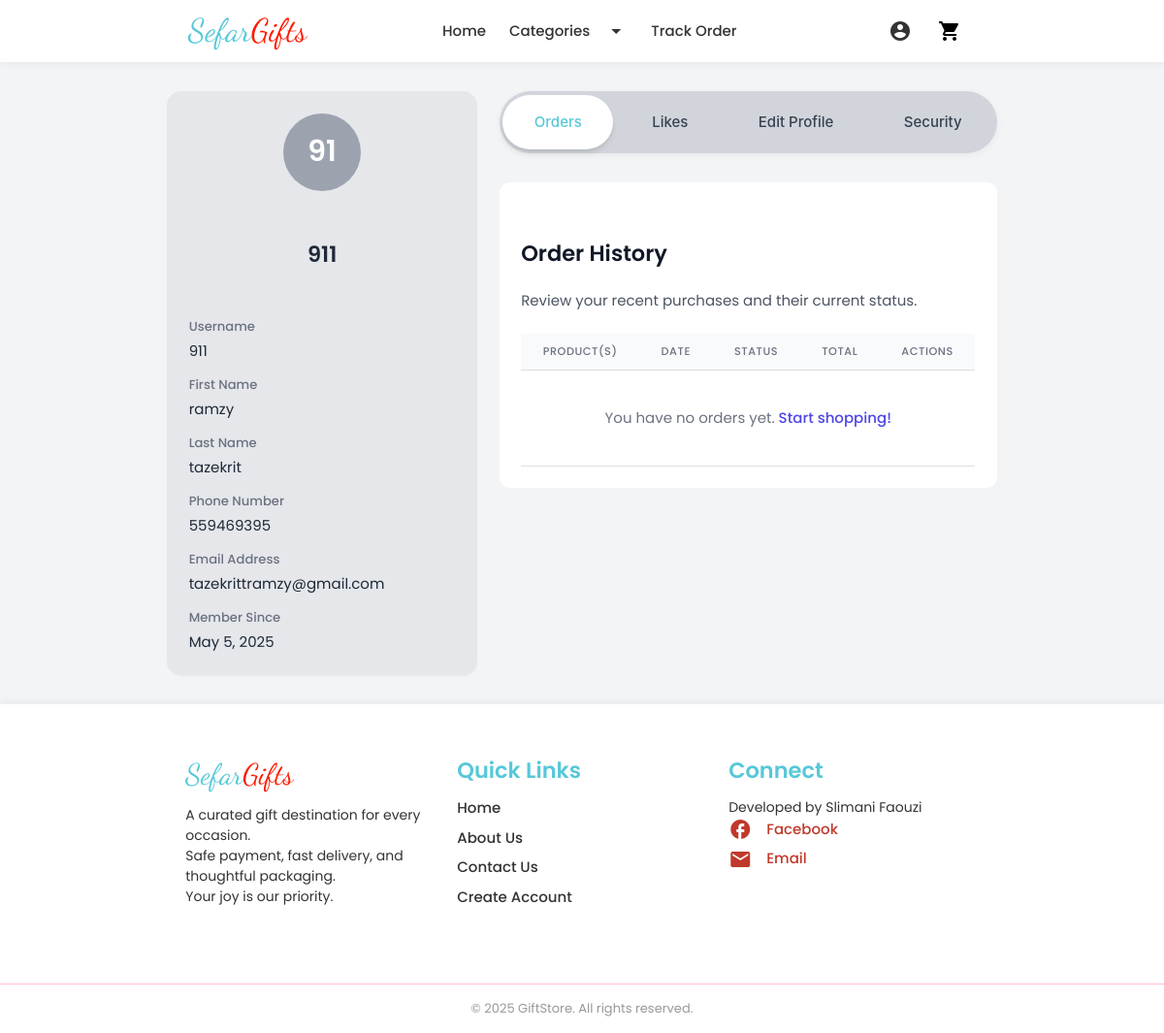
The page /my_account.php (signed in) on the database its author committed.
### tables this page shows
CREATE TABLE IF NOT EXISTS `users` (
  `id` int NOT NULL AUTO_INCREMENT,
  `fname` varchar(10) NOT NULL,
  `lname` varchar(10) NOT NULL,
  `phone` int NOT NULL,
  `email` varchar(30) NOT NULL,
  `username` varchar(10) NOT NULL,
  `password` varchar(255) DEFAULT NULL,
  `role` enum('admin','client') NOT NULL DEFAULT 'client',
  `created_at` timestamp NULL DEFAULT CURRENT_TIMESTAMP,
  PRIMARY KEY (`id`)
);

### my_account.php (the view, shortened to what this page needs)
<?php
$db = new mysqli("localhost", "root", "", "giftstore");
$user_id = $_SESSION['id'];
$order_stmt = $db->prepare("
    SELECT
        o.id,
        o.created_at,
        o.order_status,
        o.total_price,
        GROUP_CONCAT(oi.product_name SEPARATOR ', ') AS product_name
    FROM orders o
    JOIN order_items oi ON o.id = oi.order_id
    WHERE o.user_id = ?
    GROUP BY o.id
    ORDER BY o.created_at DESC
");
if (!$order_stmt) {
    error_log("My Account Orders Prepare failed: " . $db->error);
    $orders = [];
} else {
    $order_stmt->bind_param("i", $user_id);
    $order_stmt->execute();
    $orders = $order_stmt->get_result()->fetch_all(MYSQLI_ASSOC);
}
$stmt = $db->prepare("SELECT username, email, fname, lname, phone, created_at FROM users WHERE id = ?");
if (!$stmt) {
    error_log("My Account User Info Prepare failed: " . $db->error);
    $user = [];
} else {
    $stmt->bind_param("i", $user_id);
    $stmt->execute();
    $result = $stmt->get_result();
    $user = $result->fetch_assoc();
}
?>
<!DOCTYPE html>
<html lang="en">
<head>
    <script src="https://cdn.tailwindcss.com"></script>
</head>
<body class="bg-gray-100">
    <?php include("navbar.php");  ?>
    <div class="max-w-7xl mx-auto px-4 sm:px-6 lg:px-8 py-8">
        <div class="account-grid">
            <aside class="lg:sticky lg:top-8 self-start">
                <div class="bg-gray-200 rounded-2xl p-6 h-full shadow-sm">
                    <div class="flex flex-col items-center mb-8">
                        <div class="profile-initial-circle mb-4">
                            <?php
                            $firstLetter = !empty($user['username']) ? strtoupper(substr($user['username'], 0, 1)) : 'U';
                            $secondLetter = strlen($user['username']) > 1 ? strtoupper(substr($user['username'], 1, 1)) : '';
                            echo htmlspecialchars($firstLetter . ($secondLetter ?: ''));
                            ?>
                        </div>
                        <h2 class="text-2xl font-semibold text-gray-800">
                            <?= htmlspecialchars($user['username'] ?? 'Guest User') ?>
                        </h2>
                    </div>
                    <dl class="space-y-4 text-sm">
                        <div>
                            <dt class="text-gray-500 font-medium mb-1">Username</dt>
                            <dd class="text-gray-800 text-base break-words"><?= htmlspecialchars($user['username'] ?? 'N/A') ?></dd>
                        </div>
                        <div>
                            <dt class="text-gray-500 font-medium mb-1">First Name</dt>
                            <dd class="text-gray-800 text-base"><?= htmlspecialchars($user['fname'] ?? 'N/A') ?></dd>
                        </div>
                        <div>
                            <dt class="text-sm font-medium text-gray-500 mb-1">Last Name</dt>
                            <dd class="text-gray-800 text-base"><?= htmlspecialchars($user['lname'] ?? 'N/A') ?></dd>
                        </div>
                        <div>
                            <dt class="text-sm font-medium text-gray-500 mb-1">Phone Number</dt>
                            <dd class="text-gray-800 text-base"><?= htmlspecialchars($user['phone'] ?? 'N/A') ?></dd>
                        </div>
                        <div>
                            <dt class="text-sm font-medium text-gray-500 mb-1">Email Address</dt>
                            <dd class="text-gray-800 text-base break-words"><?= htmlspecialchars($user['email'] ?? 'N/A') ?></dd>
                        </div>
                        <div>
                            <dt class="text-sm font-medium text-gray-500 mb-1">Member Since</dt>
                            <dd class="text-gray-800 text-base">
                                <?= isset($user['created_at']) ? date('F j, Y', strtotime($user['created_at'])) : 'N/A' ?>
                            </dd>
                        </div>
                    </dl>
                </div>
            </aside>
            <main class="min-w-0">
                <nav id="pill-navigation" class="pill-nav-container mb-8">
                    <button class="pill-nav-link" data-section="orders">Orders</button>
                    <button class="pill-nav-link" data-section="likes">Likes</button>
                    <button class="pill-nav-link" data-section="edit-profile">Edit Profile</button>
                    <button class="pill-nav-link" data-section="security">Security</button>
                </nav>
                <section id="orders" class="content-section-card">
                    <div class="flex justify-between items-center mb-4">
                        <h2 class="text-xl lg:text-2xl font-semibold text-gray-900">Order History</h2>
                    </div>
                    <p class="text-gray-600 mt-1 mb-6 text-sm lg:text-base">
                        Review your recent purchases and their current status.
                    </p>
                    <div class="overflow-x-auto">
                        <table class="min-w-full divide-y divide-gray-200 orders-table">
                            <thead class="bg-gray-50">
                                <tr>
                                    <th class="px-4 lg:px-6 py-3 text-left text-xs font-medium text-gray-500 uppercase tracking-wider">Product(s)</th>
                                    <th class="px-4 lg:px-6 py-3 text-left text-xs font-medium text-gray-500 uppercase tracking-wider">Date</th>
                                    <th class="px-4 lg:px-6 py-3 text-left text-xs font-medium text-gray-500 uppercase tracking-wider">Status</th>
                                    <th class="px-4 lg:px-6 py-3 text-right text-xs font-medium text-gray-500 uppercase tracking-wider">Total</th>
                                    <th class="px-4 lg:px-6 py-3 text-right text-xs font-medium text-gray-500 uppercase tracking-wider">Actions</th>
                                </tr>
                            </thead>
                            <tbody class="bg-white divide-y divide-gray-200">
                                <?php if (!empty($orders)): ?>
                                    <?php foreach ($orders as $order): ?>
                                        <tr class="hover:bg-gray-50 transition-colors">
                                            <td class="px-4 lg:px-6 py-4 whitespace-normal text-sm font-medium text-gray-900 max-w-xs break-words">
                                                <?= htmlspecialchars($order['product_name']) ?>
                                            </td>
                                            <td class="px-4 lg:px-6 py-4 whitespace-nowrap text-sm text-gray-500">
                                                <?= date('M d, Y', strtotime($order['created_at'])) ?>
                                            </td>
                                            <td class="px-4 lg:px-6 py-4 whitespace-nowrap">
                                                <?php
                                                $statusColorMapping = [
                                                    'cancelled' => 'red', 'failed' => 'red',
                                                    'shipped' => 'blue', 'delivered' => 'green',
                                                    'pending' => 'yellow', 'processing' => 'indigo',
                                                    'completed' => 'green'
                                                ];
                                                $statusColor = $statusColorMapping[strtolower($order['order_status'])] ?? 'gray';
                                                ?>
                                                <span class="px-2.5 py-1 rounded-full text-xs font-semibold bg-<?= $statusColor ?>-100 text-<?= $statusColor ?>-800">
                                                    <?= ucfirst(htmlspecialchars($order['order_status'])) ?>
                                                </span>
                                            </td>
                                            <td class="px-4 lg:px-6 py-4 whitespace-nowrap text-right text-sm font-medium text-gray-900">
                                                <?= number_format($order['total_price'], 2) ?> DA
                                            </td>
                                            <td class="px-4 lg:px-6 py-4 whitespace-nowrap text-right text-sm font-medium">
                                                <?php if (strtolower($order['order_status']) === 'processing' || strtolower($order['order_status']) === 'pending'): ?>
                                                    <form action="cancel_order.php" method="POST" class="inline">
                                                        <input type="hidden" name="order_id" value="<?= $order['id'] ?>">
                                                        <button type="submit"
                                                            class="text-red-600 hover:text-red-800 text-sm font-medium"
                                                            onclick="return confirm('Are you sure you want to cancel this order?')">
                                                            Cancel
                                                        </button>
                                                    </form>
                                                <?php elseif (strtolower($order['order_status']) === 'completed'): ?>
                                                    <a href="review.php?order_id=<?= $order['id'] ?>"
                                                       class="text-turquoise-primary hover:text-cyan-700 text-sm font-medium">
                                                        Leave Review
                                                    </a>
                                                <?php else: ?>
                                                    <span class="text-gray-400 text-sm italic">No actions</span>
                                                <?php endif; ?>
                                            </td>
                                        </tr>
                                    <?php endforeach; ?>
                                <?php else: ?>
                                    <tr>
                                        <td colspan="5" class="text-center py-10 text-gray-500">
                                            You have no orders yet.
                                            <a href="products.php" class="text-indigo-600 hover:text-indigo-800 font-medium">Start shopping!</a>
                                        </td>
                                    </tr>
                                <?php endif; ?>
                            </tbody>
                        </table>
                    </div>
                </section>
            </main>
        </div>
    </div>
    <?php include("footer.php"); ?>
</body>
</html>

### my_account.php (style rules this page uses)
body { font-family: 'Poppins', sans-serif; background-color: #f3f4f6; }
.account-grid { display: grid; grid-template-columns: 1fr; gap: 1.5rem; }
@media (min-width: 1024px) { .account-grid { grid-template-columns: 320px 1fr; } }
.profile-initial-circle { width: 80px; height: 80px; border-radius: 50%; background-color: #9ca3af; color: white; display: flex; align-items: center; justify-content: center; font-size: 2rem; font-weight: 600; }
.pill-nav-container { background-color: #d1d5db; border-radius: 9999px; padding: 0.25rem; display: flex; justify-content: space-around; margin-bottom: 1.5rem; flex-wrap: wrap; gap: 0.5rem; }
.pill-nav-link { padding: 0.5rem 1.25rem; border-radius: 9999px; text-decoration: none; color: #374151; font-weight: 500; transition: background-color 0.2s ease-in-out, color 0.2s ease-in-out, box-shadow 0.2s ease-in-out; text-align: center; flex-grow: 1; min-width: fit-content; cursor: pointer; }
.pill-nav-link.active { background-color: #ffffff; color: #56c8d8; box-shadow: 0 4px 6px -1px rgba(0, 0, 0, 0.1), 0 2px 4px -1px rgba(0, 0, 0, 0.06); }
.content-section-card { background-color: #ffffff; border-radius: 0.75rem; padding: 1.5rem; margin-bottom: 1.5rem; display: none; }
.content-section-card.active-section { display: block; }
.content-section-card h2 { margin-bottom: 0.5rem; }
.orders-table th { background-color: #f9fafb; }
.orders-table tr:last-child td { border-bottom: none; }

### navbar.php (style rules this page uses)
body { font-family: 'Poppins', sans-serif; background: #f9f9f9; }
nav { box-shadow: 0 2px 8px rgba(0, 0, 0, 0.05); padding: 0 20px; }

### footer.php (style rules this page uses)
html, body { height: 100%; display: flex; flex-direction: column; margin: 0; }
main { flex: 1 0 auto; }

### rows shown on the page
users: username "91", username "911", fname "ramzy", lname "tazekrit", phone "559469395", email "tazekrittramzy@gmail.com", created_at "May 5, 2025"
